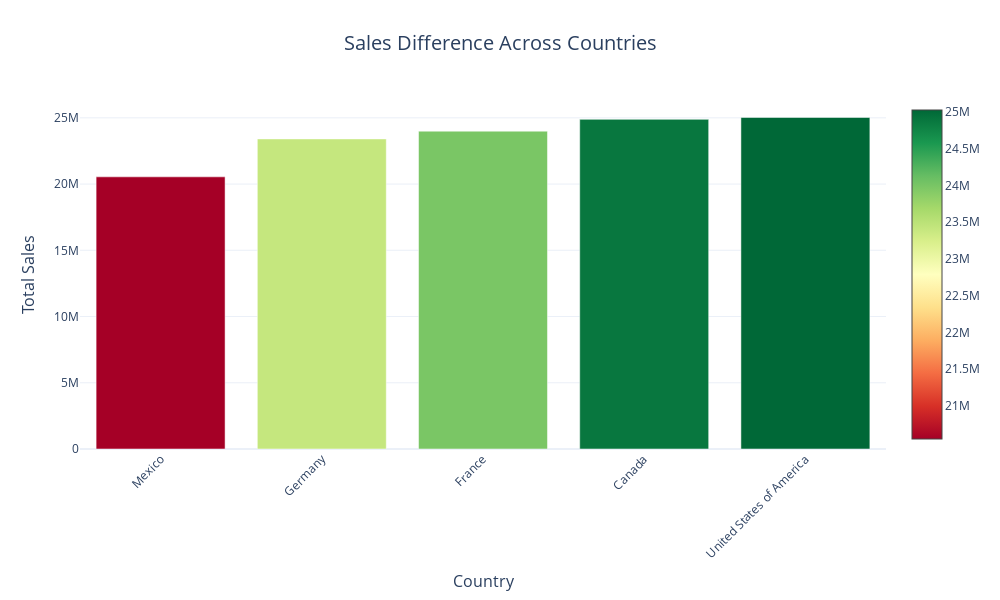

Here is the notebook cell this chart was saved with:
### Code cell
fig = go.Figure()

fig.add_trace(go.Bar(
    x=country_sales.index,
    y=country_sales.values,
    marker=dict(
        color=country_sales.values,
        colorscale='RdYlGn',
        cmin=country_sales.values.min(),
        cmax=country_sales.values.max(),
        showscale=True
    ),
    name='Total Sales'
))

fig.update_layout(
    title=dict(
        text="Sales Difference Across Countries",
        font=dict(size=20),
        x=0.5,
        xanchor='center'
    ),
    xaxis=dict(
        title=dict(
            text="Country",
            font=dict(size=16)
        ),
        tickangle=-45,
        tickfont=dict(size=12)
    ),
    yaxis=dict(
        title=dict(
            text="Total Sales",
            font=dict(size=16)
        ),
        tickfont=dict(size=12)
    ),
    template='plotly_white',
    width=1000,
    height=600
)

# Show the chart
fig.show()

### Figure 1 — Plotly figure (JSON) as saved in the notebook; plotly's stock layout.template omitted (floating-point values rounded to 4 significant figures)
{"data": [{"marker": {"cmax": 25029787, "cmin": 20547312, "color": [20547312, 23409900, 23995570, 24887613, 25029787], "colorscale": [[0, "rgb(165,0,38)"], [0.1, "rgb(215,48,39)"], [0.2, "rgb(244,109,67)"], [0.3, "rgb(253,174,97)"], [0.4, "rgb(254,224,139)"], [0.5, "rgb(255,255,191)"], [0.6, "rgb(217,239,139)"], [0.7, "rgb(166,217,106)"], [0.8, "rgb(102,189,99)"], [0.9, "rgb(26,152,80)"], [1, "rgb(0,104,55)"]], "showscale": true}, "name": "Total Sales", "type": "bar", "x": ["Mexico", "Germany", "France", "Canada", "United States of America"], "y": [20547312, 23409900, 23995570, 24887613, 25029787]}], "layout": {"height": 600, "title": {"font": {"size": 20}, "text": "Sales Difference Across Countries", "x": 0.5, "xanchor": "center"}, "width": 1000, "xaxis": {"tickangle": -45, "tickfont": {"size": 12}, "title": {"font": {"size": 16}, "text": "Country"}}, "yaxis": {"tickfont": {"size": 12}, "title": {"font": {"size": 16}, "text": "Total Sales"}}}}
